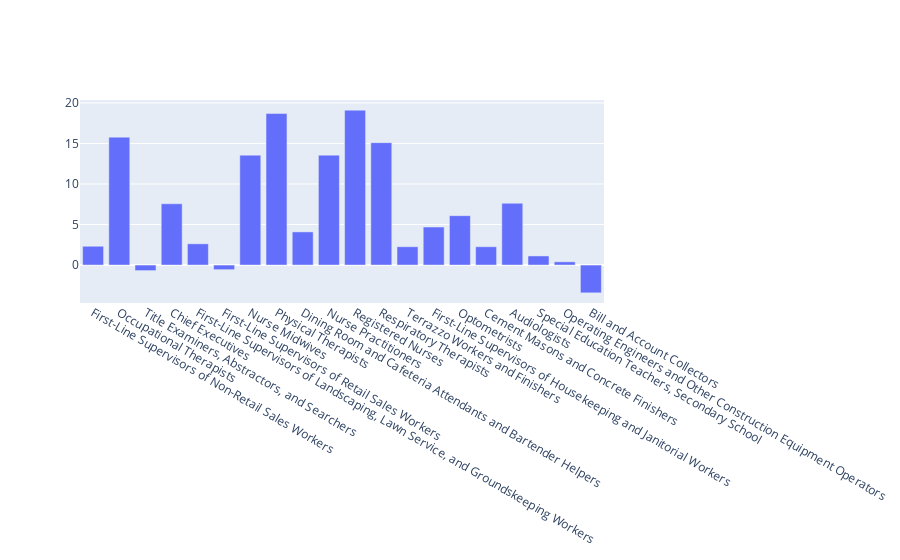

Notebook source saved alongside this figure:
### Code cell
d = goodness_averages(best_dict,df_cps, 'projections_average')

### Figure 1 — Plotly figure (JSON) as saved in the notebook; plotly's stock layout.template omitted (floating-point values rounded to 4 significant figures)
{"data": [{"textposition": "auto", "type": "bar", "x": ["First-Line Supervisors of Non-Retail Sales Workers", "Occupational Therapists", "Title Examiners, Abstractors, and Searchers", "Chief Executives", "First-Line Supervisors of Landscaping, Lawn Service, and Groundskeeping Workers", "First-Line Supervisors of Retail Sales Workers", "Nurse Midwives", "Physical Therapists", "Dining Room and Cafeteria Attendants and Bartender Helpers", "Nurse Practitioners", "Registered Nurses", "Respiratory Therapists", "Terrazzo Workers and Finishers", "First-Line Supervisors of Housekeeping and Janitorial Workers", "Optometrists", "Cement Masons and Concrete Finishers", "Audiologists", "Special Education Teachers, Secondary School", "Operating Engineers and Other Construction Equipment Operators", "Bill and Account Collectors"], "y": [2.32, 15.78, -0.6875, 7.56, 2.62, -0.57, 13.56, 18.69, 4.09, 13.56, 19.11, 15.1, 2.26, 4.69, 6.09, 2.26, 7.62, 1.122, 0.4, -3.43]}], "layout": {"barmode": "stack"}}
